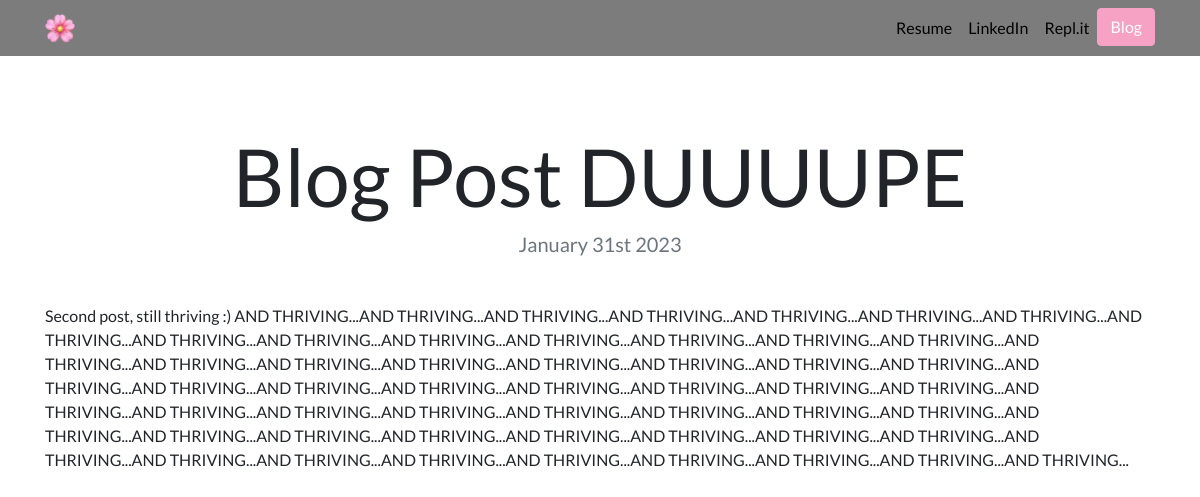
The app's page /blog/2/ with its own data.
### blog/models.py (models this page shows, shortened)
class Blog(models.Model):
	blogTitle = models.CharField(max_length=200)
	datePosted = models.DateField(auto_now=False, auto_now_add=False)
	blogContent = models.TextField()

### blog/views.py (the view)
# urls.py: path('<int:blog_id>/', views.detail, name="detail"),
def detail(request, blog_id):
	blog = get_object_or_404(Blog, pk=blog_id)
	return render(request, 'blog/detail.html', {'blog':blog})

### blog/templates/blog/detail.html
{% extends "portfolio/basePage.html" %}
{% load static %}
{% block content %}
<h1 class="text-center mt-5" id="blogdetailtitle">{{ blog.blogTitle }}</h1>
<h5 class="text-center text-muted mb-5">{{ blog.datePosted|date:'F jS Y' }}</h5>
{{ blog.blogContent|safe }}
{% endblock %}

### portfolio/static/portfolio/custom.css (style rules this page uses)
body { font-family: 'Lato', sans-serif; }
@media (min-width: 992px) { #blogdetailtitle { font-size: 5rem; } }

### records on screen
Blog: blogTitle "Blog Post DUUUUPE", datePosted "January 31st 2023", blogContent "Second post, still thriving :) AND THRIVING...AND THRIVING...AND THRIVING...AND THRIVING...AND THRIVING...AND THRIVING...AND THRIVING...AND THRIVING...AND THRIVING...AND THRIVING...AND THRIVING...AND THRIVING...AND THRIVING...AND THRIVING...AND THRIVING...AND THRIVING...AND THRIVING...AND THRIVING...AND THRIVING...AND THRIVING...AND THRIVING...AND THRIVING...AND THRIVING...AND THRIVING...AND THRIVING...AND THRIVING...AND THRIVING...AND THRIVING...AND THRIVING...AND THRIVING...AND THRIVING...AND THRIVING...AND THRIVING...AND THRIVING...AND THRIVING...AND THRIVING...AND THRIVING...AND THRIVING...AND THRIVING...AND THRIVING...AND THRIVING...AND THRIVING...AND THRIVING...AND THRIVING...AND…"
